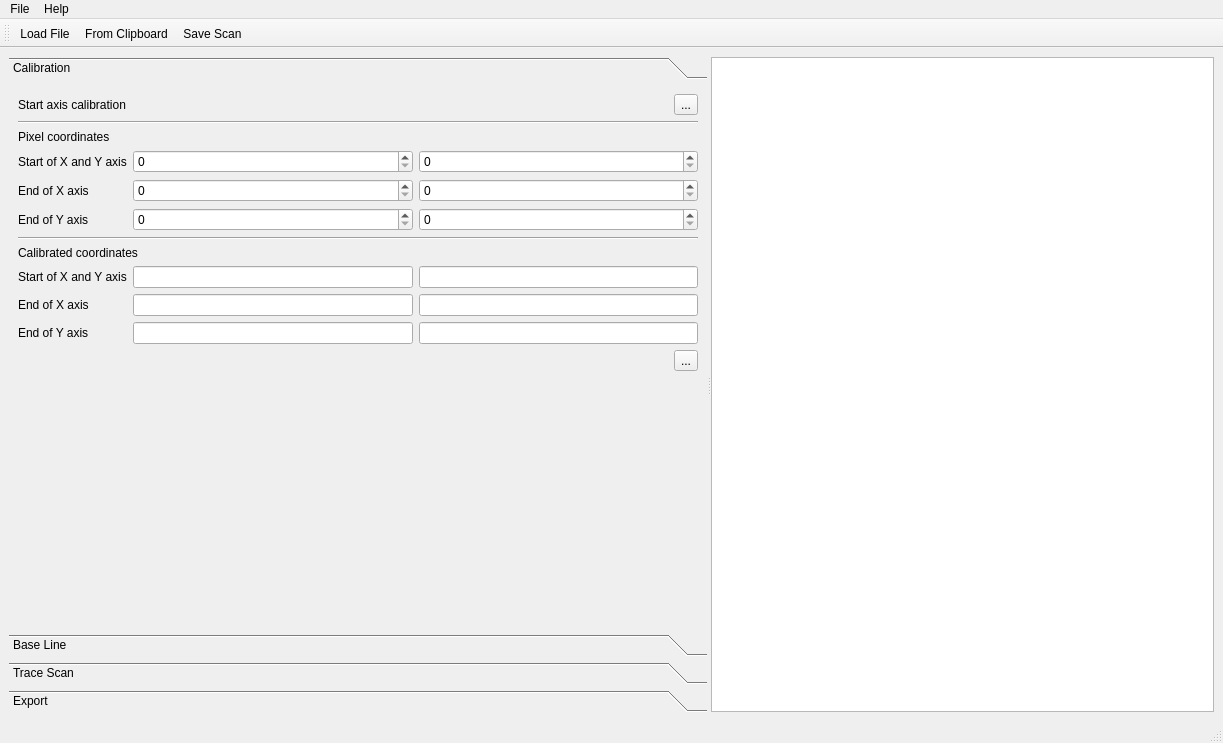
<?xml version="1.0" encoding="UTF-8"?>
<ui version="4.0">
 <class>MainWindow</class>
 <widget class="QMainWindow" name="MainWindow">
  <property name="geometry">
   <rect>
    <x>0</x>
    <y>0</y>
    <width>1223</width>
    <height>743</height>
   </rect>
  </property>
  <property name="windowTitle">
   <string>MainWindow</string>
  </property>
  <widget class="QWidget" name="centralwidget">
   <layout class="QVBoxLayout" name="verticalLayout">
    <item>
     <widget class="QSplitter" name="splitter">
      <property name="orientation">
       <enum>Qt::Horizontal</enum>
      </property>
      <widget class="QToolBox" name="toolBox">
       <property name="currentIndex">
        <number>0</number>
       </property>
       <widget class="QWidget" name="pageCalib">
        <property name="geometry">
         <rect>
          <x>0</x>
          <y>0</y>
          <width>796</width>
          <height>508</height>
         </rect>
        </property>
        <attribute name="label">
         <string>Calibration</string>
        </attribute>
        <layout class="QGridLayout" name="gridLayout_2">
         <item row="8" column="0">
          <widget class="QLabel" name="label_6">
           <property name="text">
            <string>Start of X and Y axis</string>
           </property>
          </widget>
         </item>
         <item row="0" column="0">
          <widget class="QLabel" name="label">
           <property name="text">
            <string>Start axis calibration</string>
           </property>
          </widget>
         </item>
         <item row="10" column="1">
          <widget class="QLineEdit" name="lineEditTLX"/>
         </item>
         <item row="3" column="0">
          <widget class="QLabel" name="label_2">
           <property name="text">
            <string>Start of X and Y axis</string>
           </property>
          </widget>
         </item>
         <item row="5" column="2">
          <widget class="QSpinBox" name="spinBoxTLY"/>
         </item>
         <item row="5" column="1">
          <widget class="QSpinBox" name="spinBoxTLX"/>
         </item>
         <item row="3" column="1">
          <widget class="QSpinBox" name="spinBoxBLX"/>
         </item>
         <item row="5" column="0">
          <widget class="QLabel" name="label_4">
           <property name="text">
            <string>End of Y axis</string>
           </property>
          </widget>
         </item>
         <item row="8" column="2">
          <widget class="QLineEdit" name="lineEditBLY"/>
         </item>
         <item row="2" column="0" colspan="3">
          <widget class="QLabel" name="label_9">
           <property name="text">
            <string>Pixel coordinates</string>
           </property>
          </widget>
         </item>
         <item row="9" column="2">
          <widget class="QLineEdit" name="lineEditBRY"/>
         </item>
         <item row="10" column="2">
          <widget class="QLineEdit" name="lineEditTLY"/>
         </item>
         <item row="11" column="1" colspan="2">
          <layout class="QHBoxLayout" name="horizontalLayout_2">
           <item>
            <spacer name="horizontalSpacer_2">
             <property name="orientation">
              <enum>Qt::Horizontal</enum>
             </property>
             <property name="sizeHint" stdset="0">
              <size>
               <width>40</width>
               <height>20</height>
              </size>
             </property>
            </spacer>
           </item>
           <item>
            <widget class="QToolButton" name="toolButtonCalibNext">
             <property name="text">
              <string>...</string>
             </property>
             <property name="icon">
              <iconset theme="profex-arrow-down">
               <normaloff>.</normaloff>.</iconset>
             </property>
            </widget>
           </item>
          </layout>
         </item>
         <item row="3" column="2">
          <widget class="QSpinBox" name="spinBoxBLY"/>
         </item>
         <item row="10" column="0">
          <widget class="QLabel" name="label_8">
           <property name="text">
            <string>End of Y axis</string>
           </property>
          </widget>
         </item>
         <item row="9" column="0">
          <widget class="QLabel" name="label_7">
           <property name="text">
            <string>End of X axis</string>
           </property>
          </widget>
         </item>
         <item row="4" column="2">
          <widget class="QSpinBox" name="spinBoxBRY"/>
         </item>
         <item row="12" column="0" colspan="3">
          <widget class="ScanTracerCalibInfoWidget" name="calibInfoWidget" native="true">
           <property name="sizePolicy">
            <sizepolicy hsizetype="Preferred" vsizetype="Expanding">
             <horstretch>0</horstretch>
             <verstretch>0</verstretch>
            </sizepolicy>
           </property>
           <property name="minimumSize">
            <size>
             <width>0</width>
             <height>150</height>
            </size>
           </property>
          </widget>
         </item>
         <item row="6" column="0" colspan="3">
          <widget class="Line" name="line_2">
           <property name="orientation">
            <enum>Qt::Horizontal</enum>
           </property>
          </widget>
         </item>
         <item row="4" column="0">
          <widget class="QLabel" name="label_3">
           <property name="text">
            <string>End of X axis</string>
           </property>
          </widget>
         </item>
         <item row="9" column="1">
          <widget class="QLineEdit" name="lineEditBRX"/>
         </item>
         <item row="8" column="1">
          <widget class="QLineEdit" name="lineEditBLX"/>
         </item>
         <item row="7" column="0" colspan="3">
          <widget class="QLabel" name="label_5">
           <property name="text">
            <string>Calibrated coordinates</string>
           </property>
          </widget>
         </item>
         <item row="0" column="1" colspan="2">
          <layout class="QHBoxLayout" name="horizontalLayout">
           <item>
            <spacer name="horizontalSpacer">
             <property name="orientation">
              <enum>Qt::Horizontal</enum>
             </property>
             <property name="sizeHint" stdset="0">
              <size>
               <width>40</width>
               <height>20</height>
              </size>
             </property>
            </spacer>
           </item>
           <item>
            <widget class="QToolButton" name="toolButtonStartCalibMode">
             <property name="text">
              <string>...</string>
             </property>
             <property name="icon">
              <iconset theme="profex-axis">
               <normaloff>.</normaloff>.</iconset>
             </property>
             <property name="checkable">
              <bool>true</bool>
             </property>
            </widget>
           </item>
          </layout>
         </item>
         <item row="4" column="1">
          <widget class="QSpinBox" name="spinBoxBRX"/>
         </item>
         <item row="1" column="0" colspan="3">
          <widget class="Line" name="line">
           <property name="orientation">
            <enum>Qt::Horizontal</enum>
           </property>
          </widget>
         </item>
         <item row="13" column="0" colspan="3">
          <spacer name="verticalSpacer_4">
           <property name="orientation">
            <enum>Qt::Vertical</enum>
           </property>
           <property name="sizeHint" stdset="0">
            <size>
             <width>20</width>
             <height>40</height>
            </size>
           </property>
          </spacer>
         </item>
        </layout>
       </widget>
       <widget class="QWidget" name="pageBaseLine">
        <property name="geometry">
         <rect>
          <x>0</x>
          <y>0</y>
          <width>796</width>
          <height>508</height>
         </rect>
        </property>
        <attribute name="label">
         <string>Base Line</string>
        </attribute>
        <layout class="QGridLayout" name="gridLayout">
         <item row="3" column="0" colspan="2">
          <spacer name="verticalSpacer">
           <property name="orientation">
            <enum>Qt::Vertical</enum>
           </property>
           <property name="sizeHint" stdset="0">
            <size>
             <width>20</width>
             <height>40</height>
            </size>
           </property>
          </spacer>
         </item>
         <item row="0" column="1">
          <widget class="QToolButton" name="toolButtonBaseLineMode">
           <property name="text">
            <string>...</string>
           </property>
           <property name="icon">
            <iconset theme="profex-baseline">
             <normaloff>.</normaloff>.</iconset>
           </property>
           <property name="checkable">
            <bool>true</bool>
           </property>
          </widget>
         </item>
         <item row="0" column="0">
          <widget class="QLabel" name="label_10">
           <property name="text">
            <string>Draw baseline</string>
           </property>
          </widget>
         </item>
         <item row="1" column="1">
          <widget class="QToolButton" name="toolButtonBaseLineNext">
           <property name="text">
            <string>...</string>
           </property>
           <property name="icon">
            <iconset theme="profex-arrow-down">
             <normaloff>.</normaloff>.</iconset>
           </property>
          </widget>
         </item>
         <item row="2" column="0" colspan="2">
          <widget class="ScanTracerBaseLineInfoWidget" name="baseLineInfoWidget" native="true">
           <property name="minimumSize">
            <size>
             <width>0</width>
             <height>200</height>
            </size>
           </property>
          </widget>
         </item>
        </layout>
       </widget>
       <widget class="QWidget" name="pageTraceScan">
        <property name="geometry">
         <rect>
          <x>0</x>
          <y>0</y>
          <width>796</width>
          <height>508</height>
         </rect>
        </property>
        <attribute name="label">
         <string>Trace Scan</string>
        </attribute>
        <layout class="QGridLayout" name="gridLayout_3">
         <item row="5" column="1">
          <layout class="QHBoxLayout" name="horizontalLayout_3">
           <item>
            <spacer name="horizontalSpacer_3">
             <property name="orientation">
              <enum>Qt::Horizontal</enum>
             </property>
             <property name="sizeHint" stdset="0">
              <size>
               <width>40</width>
               <height>20</height>
              </size>
             </property>
            </spacer>
           </item>
           <item>
            <widget class="QToolButton" name="toolButtonTrace">
             <property name="text">
              <string>...</string>
             </property>
             <property name="icon">
              <iconset theme="profex-trace">
               <normaloff>.</normaloff>.</iconset>
             </property>
            </widget>
           </item>
          </layout>
         </item>
         <item row="1" column="0">
          <widget class="QLabel" name="label_12">
           <property name="text">
            <string>Background color</string>
           </property>
          </widget>
         </item>
         <item row="1" column="1">
          <layout class="QHBoxLayout" name="horizontalLayout_6">
           <item>
            <widget class="QLabel" name="labelColorBackground">
             <property name="text">
              <string>TextLabel</string>
             </property>
            </widget>
           </item>
           <item>
            <widget class="QToolButton" name="toolButtonSelectBackgroundColor">
             <property name="text">
              <string>...</string>
             </property>
             <property name="icon">
              <iconset theme="profex-color-select">
               <normaloff>.</normaloff>.</iconset>
             </property>
            </widget>
           </item>
           <item>
            <widget class="QToolButton" name="toolButtonPickBackgroundColor">
             <property name="text">
              <string>...</string>
             </property>
             <property name="icon">
              <iconset theme="profex-color-pick">
               <normaloff>.</normaloff>.</iconset>
             </property>
             <property name="checkable">
              <bool>true</bool>
             </property>
            </widget>
           </item>
          </layout>
         </item>
         <item row="0" column="1">
          <layout class="QHBoxLayout" name="horizontalLayout_5">
           <item>
            <widget class="QLabel" name="labelColorScan">
             <property name="text">
              <string>TextLabel</string>
             </property>
            </widget>
           </item>
           <item>
            <widget class="QToolButton" name="toolButtonSelectScanColor">
             <property name="text">
              <string>...</string>
             </property>
             <property name="icon">
              <iconset theme="profex-color-select">
               <normaloff>.</normaloff>.</iconset>
             </property>
            </widget>
           </item>
           <item>
            <widget class="QToolButton" name="toolButtonPickScanColor">
             <property name="text">
              <string>...</string>
             </property>
             <property name="icon">
              <iconset theme="profex-color-pick">
               <normaloff>.</normaloff>.</iconset>
             </property>
             <property name="checkable">
              <bool>true</bool>
             </property>
            </widget>
           </item>
          </layout>
         </item>
         <item row="2" column="0">
          <widget class="QLabel" name="label_13">
           <property name="text">
            <string>Color sensitivity</string>
           </property>
          </widget>
         </item>
         <item row="3" column="0">
          <widget class="QLabel" name="label_14">
           <property name="text">
            <string>Line center</string>
           </property>
          </widget>
         </item>
         <item row="3" column="1">
          <widget class="QComboBox" name="comboBoxLineCenter">
           <item>
            <property name="text">
             <string>Top</string>
            </property>
           </item>
           <item>
            <property name="text">
             <string>Center</string>
            </property>
           </item>
           <item>
            <property name="text">
             <string>Bottom</string>
            </property>
           </item>
          </widget>
         </item>
         <item row="5" column="0">
          <widget class="QLabel" name="label_16">
           <property name="text">
            <string>Trace scan</string>
           </property>
          </widget>
         </item>
         <item row="4" column="1">
          <widget class="QDoubleSpinBox" name="doubleSpinBoxStepSize">
           <property name="decimals">
            <number>4</number>
           </property>
           <property name="minimum">
            <double>0.001000000000000</double>
           </property>
           <property name="maximum">
            <double>10.000000000000000</double>
           </property>
           <property name="singleStep">
            <double>0.010000000000000</double>
           </property>
           <property name="value">
            <double>0.020000000000000</double>
           </property>
          </widget>
         </item>
         <item row="6" column="1">
          <layout class="QHBoxLayout" name="horizontalLayout_4">
           <item>
            <spacer name="horizontalSpacer_4">
             <property name="orientation">
              <enum>Qt::Horizontal</enum>
             </property>
             <property name="sizeHint" stdset="0">
              <size>
               <width>40</width>
               <height>20</height>
              </size>
             </property>
            </spacer>
           </item>
           <item>
            <widget class="QToolButton" name="toolButtonTraceNext">
             <property name="text">
              <string>...</string>
             </property>
             <property name="icon">
              <iconset theme="profex-arrow-down">
               <normaloff>.</normaloff>.</iconset>
             </property>
            </widget>
           </item>
          </layout>
         </item>
         <item row="4" column="0">
          <widget class="QLabel" name="label_15">
           <property name="text">
            <string>Step size</string>
           </property>
          </widget>
         </item>
         <item row="0" column="0">
          <widget class="QLabel" name="label_11">
           <property name="text">
            <string>Scan color</string>
           </property>
          </widget>
         </item>
         <item row="2" column="1">
          <widget class="QSpinBox" name="spinBoxColorSensitivity">
           <property name="minimum">
            <number>2</number>
           </property>
           <property name="maximum">
            <number>10</number>
           </property>
           <property name="value">
            <number>4</number>
           </property>
          </widget>
         </item>
         <item row="7" column="0" colspan="2">
          <spacer name="verticalSpacer_2">
           <property name="orientation">
            <enum>Qt::Vertical</enum>
           </property>
           <property name="sizeHint" stdset="0">
            <size>
             <width>20</width>
             <height>40</height>
            </size>
           </property>
          </spacer>
         </item>
        </layout>
       </widget>
       <widget class="QWidget" name="pageSave">
        <property name="geometry">
         <rect>
          <x>0</x>
          <y>0</y>
          <width>796</width>
          <height>508</height>
         </rect>
        </property>
        <attribute name="label">
         <string>Export</string>
        </attribute>
        <layout class="QGridLayout" name="gridLayout_4">
         <item row="0" column="0">
          <widget class="QLabel" name="label_19">
           <property name="text">
            <string>Subtract intensity</string>
           </property>
          </widget>
         </item>
         <item row="0" column="1">
          <widget class="QSpinBox" name="spinBoxSubtractIntensity"/>
         </item>
         <item row="2" column="0" colspan="2">
          <spacer name="verticalSpacer_3">
           <property name="orientation">
            <enum>Qt::Vertical</enum>
           </property>
           <property name="sizeHint" stdset="0">
            <size>
             <width>20</width>
             <height>40</height>
            </size>
           </property>
          </spacer>
         </item>
         <item row="1" column="0" colspan="2">
          <widget class="QCheckBox" name="checkBoxAllowNegative">
           <property name="text">
            <string>Allow negative values</string>
           </property>
          </widget>
         </item>
        </layout>
       </widget>
      </widget>
      <widget class="ScanTracerGraphicsView" name="graphicsViewGraph"/>
     </widget>
    </item>
   </layout>
  </widget>
  <widget class="QMenuBar" name="menubar">
   <property name="geometry">
    <rect>
     <x>0</x>
     <y>0</y>
     <width>1223</width>
     <height>23</height>
    </rect>
   </property>
   <widget class="QMenu" name="menuFile">
    <property name="title">
     <string>File</string>
    </property>
    <addaction name="actionLoad_File"/>
    <addaction name="actionFrom_Clipboard"/>
    <addaction name="actionSave_Scan"/>
    <addaction name="separator"/>
    <addaction name="actionQuit"/>
   </widget>
   <widget class="QMenu" name="menuHelp">
    <property name="title">
     <string>Help</string>
    </property>
    <addaction name="actionAbout_ProfexST"/>
   </widget>
   <addaction name="menuFile"/>
   <addaction name="menuHelp"/>
  </widget>
  <widget class="QStatusBar" name="statusbar"/>
  <widget class="QToolBar" name="toolBar">
   <property name="windowTitle">
    <string>toolBar</string>
   </property>
   <attribute name="toolBarArea">
    <enum>TopToolBarArea</enum>
   </attribute>
   <attribute name="toolBarBreak">
    <bool>false</bool>
   </attribute>
   <addaction name="actionLoad_File"/>
   <addaction name="actionFrom_Clipboard"/>
   <addaction name="actionSave_Scan"/>
  </widget>
  <action name="actionLoad_File">
   <property name="icon">
    <iconset theme="profex-folder-text">
     <normaloff>.</normaloff>.</iconset>
   </property>
   <property name="text">
    <string>Load File...</string>
   </property>
  </action>
  <action name="actionFrom_Clipboard">
   <property name="icon">
    <iconset theme="profex-export-image">
     <normaloff>.</normaloff>.</iconset>
   </property>
   <property name="text">
    <string>From Clipboard</string>
   </property>
  </action>
  <action name="actionSave_Scan">
   <property name="icon">
    <iconset theme="profex-save">
     <normaloff>.</normaloff>.</iconset>
   </property>
   <property name="text">
    <string>Save Scan...</string>
   </property>
  </action>
  <action name="actionQuit">
   <property name="text">
    <string>Quit</string>
   </property>
  </action>
  <action name="actionAbout_ProfexST">
   <property name="text">
    <string>About ProfexST</string>
   </property>
  </action>
 </widget>
 <customwidgets>
  <customwidget>
   <class>ScanTracerGraphicsView</class>
   <extends>QGraphicsView</extends>
   <header>scantracergraphicsview.h</header>
  </customwidget>
  <customwidget>
   <class>ScanTracerCalibInfoWidget</class>
   <extends>QWidget</extends>
   <header>scantracercalibinfowidget.h</header>
   <container>1</container>
  </customwidget>
  <customwidget>
   <class>ScanTracerBaseLineInfoWidget</class>
   <extends>QWidget</extends>
   <header>scantracerbaselineinfowidget.h</header>
   <container>1</container>
  </customwidget>
 </customwidgets>
 <tabstops>
  <tabstop>toolButtonStartCalibMode</tabstop>
  <tabstop>spinBoxBLX</tabstop>
  <tabstop>spinBoxBLY</tabstop>
  <tabstop>spinBoxBRX</tabstop>
  <tabstop>spinBoxBRY</tabstop>
  <tabstop>spinBoxTLX</tabstop>
  <tabstop>spinBoxTLY</tabstop>
  <tabstop>lineEditBLX</tabstop>
  <tabstop>lineEditBLY</tabstop>
  <tabstop>lineEditBRX</tabstop>
  <tabstop>lineEditBRY</tabstop>
  <tabstop>lineEditTLX</tabstop>
  <tabstop>lineEditTLY</tabstop>
  <tabstop>toolButtonCalibNext</tabstop>
  <tabstop>toolButtonBaseLineMode</tabstop>
  <tabstop>toolButtonBaseLineNext</tabstop>
  <tabstop>toolButtonSelectScanColor</tabstop>
  <tabstop>toolButtonPickScanColor</tabstop>
  <tabstop>toolButtonSelectBackgroundColor</tabstop>
  <tabstop>toolButtonPickBackgroundColor</tabstop>
  <tabstop>spinBoxColorSensitivity</tabstop>
  <tabstop>comboBoxLineCenter</tabstop>
  <tabstop>doubleSpinBoxStepSize</tabstop>
  <tabstop>toolButtonTrace</tabstop>
  <tabstop>toolButtonTraceNext</tabstop>
  <tabstop>spinBoxSubtractIntensity</tabstop>
  <tabstop>checkBoxAllowNegative</tabstop>
  <tabstop>graphicsViewGraph</tabstop>
 </tabstops>
 <resources/>
 <connections>
  <connection>
   <sender>actionLoad_File</sender>
   <signal>triggered()</signal>
   <receiver>MainWindow</receiver>
   <slot>loadFile()</slot>
   <hints>
    <hint type="sourcelabel">
     <x>-1</x>
     <y>-1</y>
    </hint>
    <hint type="destinationlabel">
     <x>399</x>
     <y>299</y>
    </hint>
   </hints>
  </connection>
  <connection>
   <sender>actionFrom_Clipboard</sender>
   <signal>triggered()</signal>
   <receiver>MainWindow</receiver>
   <slot>pasteFile()</slot>
   <hints>
    <hint type="sourcelabel">
     <x>-1</x>
     <y>-1</y>
    </hint>
    <hint type="destinationlabel">
     <x>399</x>
     <y>299</y>
    </hint>
   </hints>
  </connection>
  <connection>
   <sender>actionSave_Scan</sender>
   <signal>triggered()</signal>
   <receiver>MainWindow</receiver>
   <slot>saveAs()</slot>
   <hints>
    <hint type="sourcelabel">
     <x>-1</x>
     <y>-1</y>
    </hint>
    <hint type="destinationlabel">
     <x>399</x>
     <y>299</y>
    </hint>
   </hints>
  </connection>
  <connection>
   <sender>actionQuit</sender>
   <signal>triggered()</signal>
   <receiver>MainWindow</receiver>
   <slot>close()</slot>
   <hints>
    <hint type="sourcelabel">
     <x>-1</x>
     <y>-1</y>
    </hint>
    <hint type="destinationlabel">
     <x>399</x>
     <y>299</y>
    </hint>
   </hints>
  </connection>
  <connection>
   <sender>actionAbout_ProfexST</sender>
   <signal>triggered()</signal>
   <receiver>MainWindow</receiver>
   <slot>helpAbout()</slot>
   <hints>
    <hint type="sourcelabel">
     <x>-1</x>
     <y>-1</y>
    </hint>
    <hint type="destinationlabel">
     <x>399</x>
     <y>299</y>
    </hint>
   </hints>
  </connection>
  <connection>
   <sender>toolButtonBaseLineNext</sender>
   <signal>clicked()</signal>
   <receiver>MainWindow</receiver>
   <slot>nextPage()</slot>
   <hints>
    <hint type="sourcelabel">
     <x>791</x>
     <y>203</y>
    </hint>
    <hint type="destinationlabel">
     <x>610</x>
     <y>299</y>
    </hint>
   </hints>
  </connection>
  <connection>
   <sender>toolButtonCalibNext</sender>
   <signal>clicked()</signal>
   <receiver>MainWindow</receiver>
   <slot>nextPage()</slot>
   <hints>
    <hint type="sourcelabel">
     <x>778</x>
     <y>423</y>
    </hint>
    <hint type="destinationlabel">
     <x>610</x>
     <y>299</y>
    </hint>
   </hints>
  </connection>
  <connection>
   <sender>toolButtonTraceNext</sender>
   <signal>clicked()</signal>
   <receiver>MainWindow</receiver>
   <slot>nextPage()</slot>
   <hints>
    <hint type="sourcelabel">
     <x>794</x>
     <y>402</y>
    </hint>
    <hint type="destinationlabel">
     <x>610</x>
     <y>299</y>
    </hint>
   </hints>
  </connection>
  <connection>
   <sender>toolButtonStartCalibMode</sender>
   <signal>toggled(bool)</signal>
   <receiver>MainWindow</receiver>
   <slot>setCalibMode(bool)</slot>
   <hints>
    <hint type="sourcelabel">
     <x>778</x>
     <y>129</y>
    </hint>
    <hint type="destinationlabel">
     <x>610</x>
     <y>299</y>
    </hint>
   </hints>
  </connection>
  <connection>
   <sender>spinBoxBLX</sender>
   <signal>valueChanged(int)</signal>
   <receiver>MainWindow</receiver>
   <slot>calibBLChanged()</slot>
   <hints>
    <hint type="sourcelabel">
     <x>208</x>
     <y>193</y>
    </hint>
    <hint type="destinationlabel">
     <x>203</x>
     <y>69</y>
    </hint>
   </hints>
  </connection>
  <connection>
   <sender>spinBoxBLY</sender>
   <signal>valueChanged(int)</signal>
   <receiver>MainWindow</receiver>
   <slot>calibBLChanged()</slot>
   <hints>
    <hint type="sourcelabel">
     <x>659</x>
     <y>200</y>
    </hint>
    <hint type="destinationlabel">
     <x>622</x>
     <y>66</y>
    </hint>
   </hints>
  </connection>
  <connection>
   <sender>spinBoxBRX</sender>
   <signal>valueChanged(int)</signal>
   <receiver>MainWindow</receiver>
   <slot>calibBRChanged()</slot>
   <hints>
    <hint type="sourcelabel">
     <x>242</x>
     <y>227</y>
    </hint>
    <hint type="destinationlabel">
     <x>227</x>
     <y>68</y>
    </hint>
   </hints>
  </connection>
  <connection>
   <sender>spinBoxBRY</sender>
   <signal>valueChanged(int)</signal>
   <receiver>MainWindow</receiver>
   <slot>calibBRChanged()</slot>
   <hints>
    <hint type="sourcelabel">
     <x>676</x>
     <y>229</y>
    </hint>
    <hint type="destinationlabel">
     <x>671</x>
     <y>69</y>
    </hint>
   </hints>
  </connection>
  <connection>
   <sender>spinBoxTLX</sender>
   <signal>valueChanged(int)</signal>
   <receiver>MainWindow</receiver>
   <slot>calibTLChanged()</slot>
   <hints>
    <hint type="sourcelabel">
     <x>285</x>
     <y>263</y>
    </hint>
    <hint type="destinationlabel">
     <x>270</x>
     <y>67</y>
    </hint>
   </hints>
  </connection>
  <connection>
   <sender>spinBoxTLY</sender>
   <signal>valueChanged(int)</signal>
   <receiver>MainWindow</receiver>
   <slot>calibTLChanged()</slot>
   <hints>
    <hint type="sourcelabel">
     <x>717</x>
     <y>264</y>
    </hint>
    <hint type="destinationlabel">
     <x>697</x>
     <y>73</y>
    </hint>
   </hints>
  </connection>
  <connection>
   <sender>toolButtonSelectScanColor</sender>
   <signal>clicked()</signal>
   <receiver>MainWindow</receiver>
   <slot>scanColorDialog()</slot>
   <hints>
    <hint type="sourcelabel">
     <x>740</x>
     <y>194</y>
    </hint>
    <hint type="destinationlabel">
     <x>714</x>
     <y>67</y>
    </hint>
   </hints>
  </connection>
  <connection>
   <sender>toolButtonSelectBackgroundColor</sender>
   <signal>clicked()</signal>
   <receiver>MainWindow</receiver>
   <slot>backgroundColorDialog()</slot>
   <hints>
    <hint type="sourcelabel">
     <x>752</x>
     <y>229</y>
    </hint>
    <hint type="destinationlabel">
     <x>744</x>
     <y>65</y>
    </hint>
   </hints>
  </connection>
  <connection>
   <sender>toolButtonPickScanColor</sender>
   <signal>toggled(bool)</signal>
   <receiver>MainWindow</receiver>
   <slot>pickScanColor(bool)</slot>
   <hints>
    <hint type="sourcelabel">
     <x>783</x>
     <y>199</y>
    </hint>
    <hint type="destinationlabel">
     <x>763</x>
     <y>69</y>
    </hint>
   </hints>
  </connection>
  <connection>
   <sender>toolButtonPickBackgroundColor</sender>
   <signal>toggled(bool)</signal>
   <receiver>MainWindow</receiver>
   <slot>pickBackgroundColor(bool)</slot>
   <hints>
    <hint type="sourcelabel">
     <x>770</x>
     <y>226</y>
    </hint>
    <hint type="destinationlabel">
     <x>808</x>
     <y>69</y>
    </hint>
   </hints>
  </connection>
  <connection>
   <sender>comboBoxLineCenter</sender>
   <signal>currentIndexChanged(int)</signal>
   <receiver>MainWindow</receiver>
   <slot>lineCenter(int)</slot>
   <hints>
    <hint type="sourcelabel">
     <x>581</x>
     <y>291</y>
    </hint>
    <hint type="destinationlabel">
     <x>610</x>
     <y>299</y>
    </hint>
   </hints>
  </connection>
  <connection>
   <sender>spinBoxColorSensitivity</sender>
   <signal>valueChanged(int)</signal>
   <receiver>MainWindow</receiver>
   <slot>colorSensitivity(int)</slot>
   <hints>
    <hint type="sourcelabel">
     <x>581</x>
     <y>259</y>
    </hint>
    <hint type="destinationlabel">
     <x>610</x>
     <y>299</y>
    </hint>
   </hints>
  </connection>
  <connection>
   <sender>toolButtonTrace</sender>
   <signal>clicked()</signal>
   <receiver>MainWindow</receiver>
   <slot>trace()</slot>
   <hints>
    <hint type="sourcelabel">
     <x>841</x>
     <y>357</y>
    </hint>
    <hint type="destinationlabel">
     <x>610</x>
     <y>299</y>
    </hint>
   </hints>
  </connection>
  <connection>
   <sender>toolButtonBaseLineMode</sender>
   <signal>toggled(bool)</signal>
   <receiver>MainWindow</receiver>
   <slot>setBaseLineMode(bool)</slot>
   <hints>
    <hint type="sourcelabel">
     <x>779</x>
     <y>160</y>
    </hint>
    <hint type="destinationlabel">
     <x>610</x>
     <y>299</y>
    </hint>
   </hints>
  </connection>
 </connections>
 <slots>
  <slot>loadFile()</slot>
  <slot>pasteFile()</slot>
  <slot>saveAs()</slot>
  <slot>helpAbout()</slot>
  <slot>nextPage()</slot>
  <slot>setCalibMode(bool)</slot>
  <slot>calibBLChanged()</slot>
  <slot>calibBRChanged()</slot>
  <slot>calibTLChanged()</slot>
  <slot>pickScanColor(bool)</slot>
  <slot>pickBackgroundColor(bool)</slot>
  <slot>scanColorDialog()</slot>
  <slot>backgroundColorDialog()</slot>
  <slot>trace()</slot>
  <slot>setBaseLineMode(bool)</slot>
  <slot>colorSensitivity(int)</slot>
  <slot>lineCenter(int)</slot>
 </slots>
</ui>
